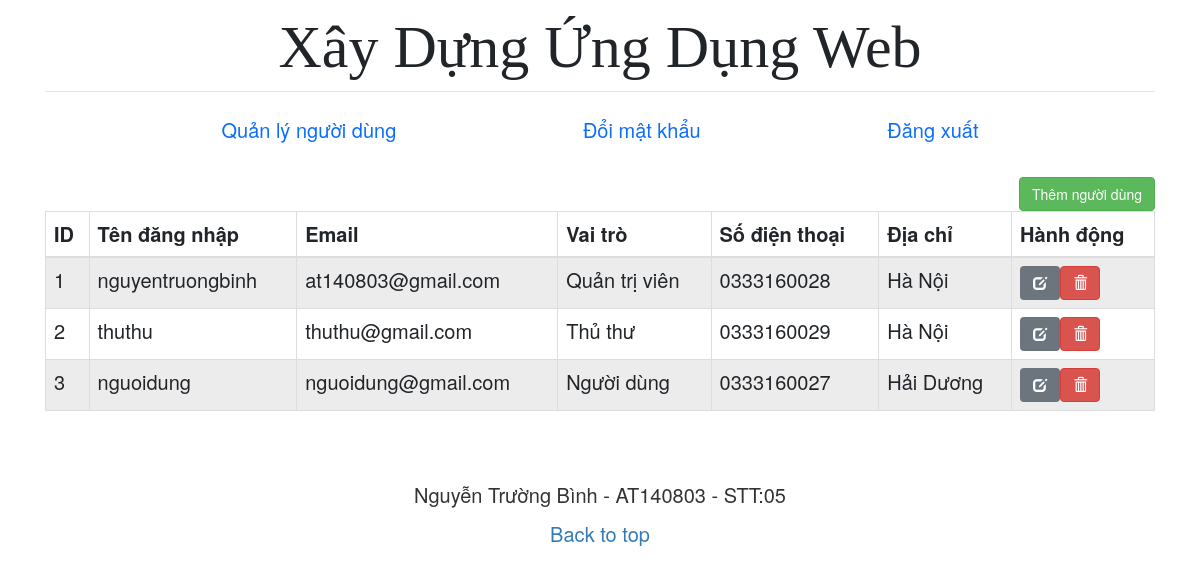
Screenshot of /users/index.php (signed in) with the database file from the repository.
### tables this page shows
CREATE TABLE `users` (
  `id` int(11) NOT NULL,
  `role_id` int(11) NOT NULL DEFAULT 3,
  `username` varchar(50) NOT NULL,
  `email` varchar(50) NOT NULL,
  `password` varchar(50) NOT NULL,
  `phone` text NOT NULL,
  `address` text NOT NULL
);

### checkPermission.php (called while the page is built)
<?php
    function checkPermission($conn, $role_id, $permission_id){
        $sql ="SELECT * FROM roles_permissions
        LEFT JOIN users ON users.role_id = roles_permissions.role_id
        WHERE users.role_id = $role_id
        AND roles_permissions.perm_id = $permission_id";
        $result = mysqli_query($conn, $sql);
        $rows = mysqli_num_rows($result);
        if ($rows == 0) {
            return false;
        } else {
            return true;
        };
    }
?>

### users/index.php (the view, shortened to what this page needs)
<?php include "../includes/header.php"; ?>
<?php
require_once("../libs/connection.php");
require_once("../checkPermission.php");
if (checkPermission($conn, $_SESSION['role_id'], 4)) {
?>
<main class="container">
  <a href="create.php" class="btn btn-success pull-right">Thêm người dùng</a>
  <?php
  $sql = "SELECT * FROM users";
  if ($result = mysqli_query($conn, $sql)) {
    if (mysqli_num_rows($result) > 0) {
      echo "<table class='table table-bordered table-striped'>";
      echo "<thead>";
      echo "<tr>";
      echo "<th>ID</th>";
      echo "<th>Tên đăng nhập</th>";
      echo "<th>Email</th>";
      echo "<th>Vai trò</th>";
      echo "<th>Số điện thoại</th>";
      echo "<th>Địa chỉ</th>";
      echo "<th>Hành động</th>";
      echo "</tr>";
      echo "</thead>";
      echo "<tbody>";
      while ($row = mysqli_fetch_array($result)) {
        echo "<tr>";
        echo "<td>" . $row['id'] . "</td>";
        echo "<td>" . $row['username'] . "</td>";
        echo "<td>" . $row['email'] . "</td>";
        if ($row['role_id'] == 1){
          echo "<td> Quản trị viên </td>";
        } elseif ( $row['role_id'] == 2 ){
          echo "<td> Thủ thư </td>";
        } else {
          echo "<td> Người dùng </td>";
        }
        echo "<td>" . $row['phone'] . "</td>";
        echo "<td>" . $row['address'] . "</td>";
        echo "<td>";
        echo "<a href='edit.php?id=" . $row['id'] . "' class='btn btn-secondary'><span class='glyphicon glyphicon-edit'></span></a>";
        echo "<a href='delete.php?id=" . $row['id'] . "' class='btn btn-danger'><span class='glyphicon glyphicon-trash'></span></a>";
        echo "</td>";
        echo "</tr>";
      }
      echo "</tbody>";
      echo "</table>";
    } else {
      echo "<p class='lead'><em>Không tìm thấy bản ghi.</em></p>";
    }
  } else {
    echo "ERROR: Không thể thực thi $sql. " . mysqli_error($conn);
  }
  ?>
</main>
<?php
} else {
  header('Location: ../403.php');
}
?>
<?php include "../includes/footer.php" ?>

### includes/header.php (shortened to what this page needs)
<!doctype html>
<html lang="en">
<head>
  <link href="http://localhost:5/udweb/asset/css/bootstrap.min.css" rel="stylesheet">
  <link href="http://localhost:5/udweb/asset/css/style.css" rel="stylesheet">
  <link rel="stylesheet" href="https://maxcdn.bootstrapcdn.com/bootstrap/3.3.7/css/bootstrap.min.css">
</head>
<body>
  <div class="container">
    <header class="blog-header">
      <div class=" flex-nowrap justify-content-between align-items-center pt-1">
        <div class="text-center">
          <a class="blog-header-logo text-dark" href="/udweb">Xây Dựng Ứng Dụng Web</a>
        </div>
      </div>
    </header>
    <div class="nav-scroller py-1 mb-2">
      <nav class="nav d-flex justify-content-between pt-2">
        <?php
        if (isset($_SESSION["loggedin"]) == false) { ?>
          <a class="p-2 link-primary" href="registration.php">Đăng ký</a>
          <a class="p-2 link-primary" href="login.php">Đăng nhập</a>
          <a class="p-2 link-primary" href="forgotPass.php">Quên mật khẩu</a>
        <?php
        } else { ?>
          <a class="p-2 link-primary" href="http://localhost:5/udweb/users">Quản lý người dùng</a>
          <a class="p-2 link-primary" href="http://localhost:5/udweb/changePass.php">Đổi mật khẩu</a>
          <a class="p-2 link-primary" href="http://localhost:5/udweb/logout.php">Đăng xuất</a>
        <?php } ?>
      </nav>
    </div>
  </div>

### includes/footer.php
<footer class="blog-footer">
  <p>Nguyễn Trường Bình - AT140803 - STT:05</p>
  <p>
    <a href="#">Back to top</a>
  </p>
</footer>
</body>
</html>

### asset/css/style.css (style rules this page uses)
body, html { font-size: 20px!important; }
.blog-header { border-bottom: 1px solid #e5e5e5; }
.blog-header-logo { font-family: "Playfair Display", Georgia, "Times New Roman", serif; font-size: 3rem; }
.nav-scroller { position: relative; z-index: 2; height: 3.75rem; overflow-y: hidden; }
.nav-scroller .nav { display: flex; flex-wrap: nowrap; padding-bottom: 1rem; margin-top: -1px; overflow-x: auto; text-align: center; white-space: nowrap; -webkit-overflow-scrolling: touch; }
.blog-footer { padding: 2.5rem 0; text-align: center; }
.blog-footer p:last-child { margin-bottom: 0; }

### rows the page displays
users: id "1", username "nguyentruongbinh", email "at140803@gmail.com", shows "Quản trị viên", phone "0333160028", address "Hà Nội"
users: id "2", username "thuthu", email "thuthu@gmail.com", shows "Thủ thư", phone "0333160029", address "Hà Nội"
users: id "3", username "nguoidung", email "nguoidung@gmail.com", shows "Người dùng", phone "0333160027", address "Hải Dương"
